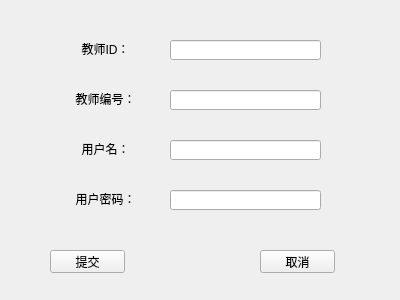
<?xml version="1.0" encoding="UTF-8"?>
<ui version="4.0">
 <class>addthform</class>
 <widget class="QWidget" name="addthform">
  <property name="geometry">
   <rect>
    <x>0</x>
    <y>0</y>
    <width>400</width>
    <height>300</height>
   </rect>
  </property>
  <property name="windowTitle">
   <string>Form</string>
  </property>
  <property name="styleSheet">
   <string notr="true">background-image: url(:/new/prefix1/picture/42389613db07e94c3b4dd5387f31947b.jpg);</string>
  </property>
  <widget class="QLabel" name="IDlabel">
   <property name="geometry">
    <rect>
     <x>70</x>
     <y>40</y>
     <width>71</width>
     <height>16</height>
    </rect>
   </property>
   <property name="styleSheet">
    <string notr="true"/>
   </property>
   <property name="text">
    <string>&lt;html&gt;&lt;head/&gt;&lt;body&gt;&lt;p align=&quot;center&quot;&gt;教师ID：&lt;/p&gt;&lt;/body&gt;&lt;/html&gt;</string>
   </property>
  </widget>
  <widget class="QLabel" name="Numlabel">
   <property name="geometry">
    <rect>
     <x>70</x>
     <y>90</y>
     <width>71</width>
     <height>16</height>
    </rect>
   </property>
   <property name="styleSheet">
    <string notr="true"/>
   </property>
   <property name="text">
    <string>&lt;html&gt;&lt;head/&gt;&lt;body&gt;&lt;p align=&quot;center&quot;&gt;教师编号：&lt;/p&gt;&lt;/body&gt;&lt;/html&gt;</string>
   </property>
  </widget>
  <widget class="QLabel" name="Namelabel">
   <property name="geometry">
    <rect>
     <x>70</x>
     <y>140</y>
     <width>71</width>
     <height>16</height>
    </rect>
   </property>
   <property name="styleSheet">
    <string notr="true"/>
   </property>
   <property name="text">
    <string>&lt;html&gt;&lt;head/&gt;&lt;body&gt;&lt;p align=&quot;center&quot;&gt;用户名：&lt;/p&gt;&lt;/body&gt;&lt;/html&gt;</string>
   </property>
  </widget>
  <widget class="QLabel" name="Passwordlabel">
   <property name="geometry">
    <rect>
     <x>70</x>
     <y>190</y>
     <width>71</width>
     <height>16</height>
    </rect>
   </property>
   <property name="styleSheet">
    <string notr="true"/>
   </property>
   <property name="text">
    <string>&lt;html&gt;&lt;head/&gt;&lt;body&gt;&lt;p align=&quot;center&quot;&gt;用户密码：&lt;/p&gt;&lt;/body&gt;&lt;/html&gt;</string>
   </property>
  </widget>
  <widget class="QLineEdit" name="IDEdit">
   <property name="geometry">
    <rect>
     <x>170</x>
     <y>40</y>
     <width>151</width>
     <height>20</height>
    </rect>
   </property>
   <property name="styleSheet">
    <string notr="true"/>
   </property>
  </widget>
  <widget class="QLineEdit" name="NumEdit">
   <property name="geometry">
    <rect>
     <x>170</x>
     <y>90</y>
     <width>151</width>
     <height>20</height>
    </rect>
   </property>
   <property name="styleSheet">
    <string notr="true"/>
   </property>
  </widget>
  <widget class="QLineEdit" name="PasswordEdit">
   <property name="geometry">
    <rect>
     <x>170</x>
     <y>190</y>
     <width>151</width>
     <height>20</height>
    </rect>
   </property>
   <property name="styleSheet">
    <string notr="true"/>
   </property>
  </widget>
  <widget class="QLineEdit" name="NameEdit">
   <property name="geometry">
    <rect>
     <x>170</x>
     <y>140</y>
     <width>151</width>
     <height>20</height>
    </rect>
   </property>
   <property name="styleSheet">
    <string notr="true"/>
   </property>
  </widget>
  <widget class="QPushButton" name="submitButton">
   <property name="geometry">
    <rect>
     <x>50</x>
     <y>250</y>
     <width>75</width>
     <height>23</height>
    </rect>
   </property>
   <property name="styleSheet">
    <string notr="true"/>
   </property>
   <property name="text">
    <string>提交</string>
   </property>
  </widget>
  <widget class="QPushButton" name="cancleButton">
   <property name="geometry">
    <rect>
     <x>260</x>
     <y>250</y>
     <width>75</width>
     <height>23</height>
    </rect>
   </property>
   <property name="styleSheet">
    <string notr="true"/>
   </property>
   <property name="text">
    <string>取消</string>
   </property>
  </widget>
 </widget>
 <resources/>
 <connections/>
</ui>
